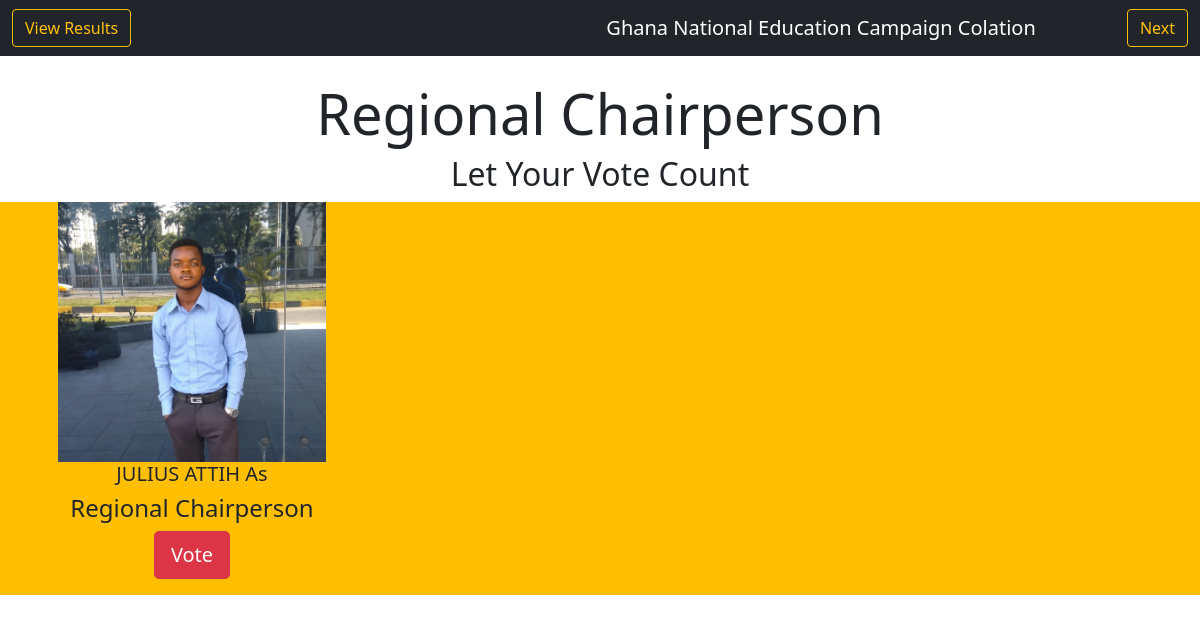
/ (signed in), run on the app's committed database.
### vote/models.py (models this page shows, shortened)
class User(AbstractUser):
    position = models.ForeignKey(Position, null=True, on_delete=models.CASCADE)
    image = models.ImageField(upload_to='profiles', null=True, blank=True)
    created_at = models.DateTimeField(auto_now_add=True)
    updated_at = models.DateTimeField(auto_now=True)

class Position(models.Model):
    name = models.CharField(max_length=150)
    created_at = models.DateTimeField(auto_now_add=True)
    def __str__(self):
        return self.name

### vote/views.py (the view)
# urls.py: 2. Add a URL to urlpatterns:  path('', views.home, name='home')
def home(request):
    if request.user.is_authenticated:
        if request.user.is_staff:
            p1 = User.objects.filter(position_id=1)
            return render(request, 'vote/admin_position1.html', {'np': p1})
        p1 = User.objects.filter(position_id=1)
        return render(request, 'vote/position1.html', {'np': p1})
    else:
        return render(request, 'login.html')

### vote/templates/vote/admin_position1.html (shortened to what this page needs)
<!Doctype html>
<html lang="en">
  <head>
<link href="https://cdn.jsdelivr.net/npm/bootstrap@5.0.0/dist/css/bootstrap.min.css" rel="stylesheet">
</head>
<body>
    <nav class="navbar navbar-expand-md navbar-dark bg-dark mb-4">
      <div class="container-fluid" >
          <a class="btn btn-outline-warning my-2 my-sm-0" href="{% url 'options' %}">View Results</a>
          <a  class="navbar-brand" href="#">Ghana National  Education Campaign Colation</a>
          <a class="btn btn-outline-warning my-2 my-sm-0" href="{% url 'position2' %}">Next</a>
      </div>
    </nav>
   <div class="jumbotron jumbotron-fluid">
      <div class="container">
        <h1 class="display-4" style="text-align: center">Regional Chairperson</h1>
        <h2 style="text-align: center">Let Your Vote Count</h2>
      </div>
   </div>
<div class="row">
    {% for p in np %}
        <div class="col-md-4">
            <div class="profile-img">
                <img src="{{ p.image.url}}" alt="connect">
                <h5>{{ p.first_name }} {{ p.last_name }} As</h5>
           <h4>{{ p.position }}</h4>
           <p>
              <a type="button" href="/vote/{{ p.pk }}/{{ p.position.pk }}" class="btn btn-danger btn-lg">Vote</a>
           </p>
       </div>
    </div>
    {% endfor %}
</div>
 </body>
</html>

### vote/templates/vote/admin_position1.html (style rules this page uses)
.navbar-brand { padding-left: 400px; }
.profile-img { text-align: center; }
.profile-img img { width: 70%; height: 100%; }
.row { background-color: #ffbf00; }

### data on the page
User: image (picture), first_name "JULIUS", last_name "ATTIH", position "Regional Chairperson"
